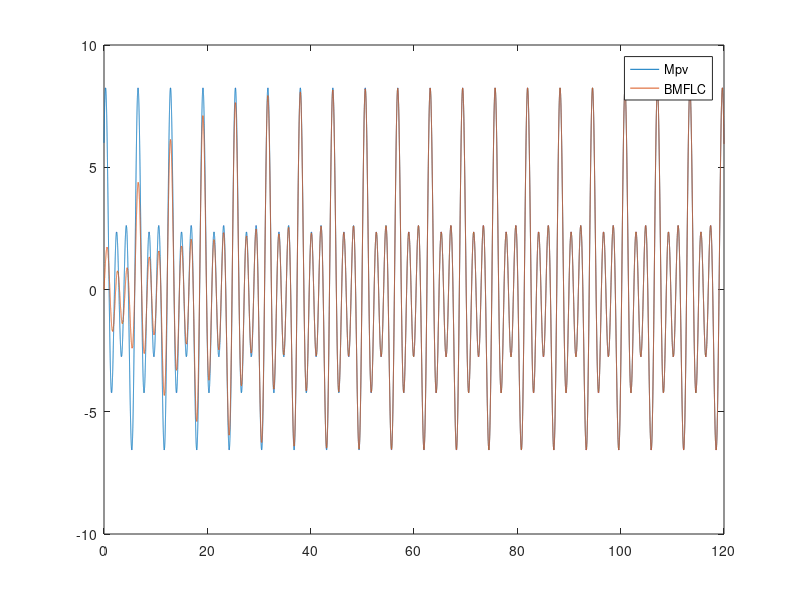

Reproduce this figure in MATLAB.
t = 0:0.001:120; % time axis
Mpv = sin(t)+2*sin(2*t)+3*sin(3*t)+cos(t)+2*cos(2*t)+3*cos(3*t);
Mpi = 0.1*sin(30*t)+0.1*sin(35*t)+0.1*cos(30*t)+0.1*cos(35*t);
Mp = Mpv + Mpi;
plot(t, Mpv)
hold on;

w = zeros(2, 5);
mu = 0.0001;

eMp=0;
BMFLC = zeros(2,120001);
for theta = 0:0.001:120
    t=theta;
    phi = [sin(theta) sin(2*theta) sin(3*theta) sin(30*theta) sin(35*theta); cos(theta) cos(2*theta) cos(3*theta) cos(30*theta) cos(35*theta)];
    index = cast((theta*1000)+1, "int32");
    err = Mp(index) - eMp;
    eMp = 0;
    for i=1:3
        w(1, i) = w(1,i) + 2*mu*phi(1, i)*err;
        w(2, i) = w(2, i) + 2*mu*phi(2, i)*err;

        eMp = eMp + phi(1,i)*w(1,i)+phi(2,i)*w(2,i);
    end
    BMFLC(1,index) = theta;
    BMFLC(2,index) = eMp;
end
tPlot = 0:0.001:120;
plot(tPlot, BMFLC(2,:))
legend("Mpv", "BMFLC")
Mpv = sin(tPlot)+2*sin(2*tPlot)+3*sin(3*tPlot)+cos(tPlot)+2*cos(2*tPlot)+3*cos(3*tPlot);
Mpi = 0.1*sin(30*tPlot)+0.1*sin(35*tPlot)+0.1*cos(30*tPlot)+0.1*cos(35*tPlot);
Mp = Mpv + Mpi;
